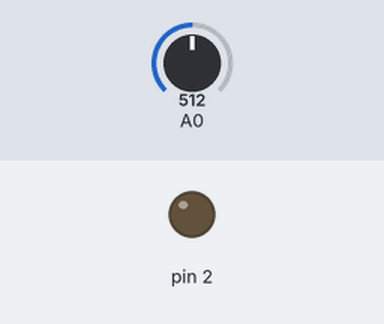
A sketch run on a simulated Arduino Uno, built with avr-gcc and run on an emulated ATmega328P. Parts: output pins drawn as LEDs (lit = HIGH). Inputs (shaded band) come from the test bench; at power-on: A0 = 512.

Above: at 1.2 s.
1.3 s: A0 set to 268
2.8 s: A0 set to 244
At 3.2 s:
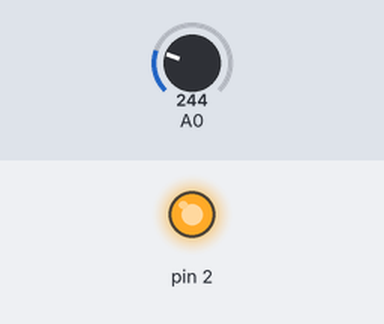
4.3 s: A0 set to 266
At 5.5 s:
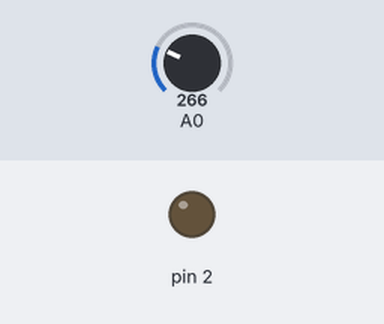
5.8 s: A0 set to 246
At 6.7 s:
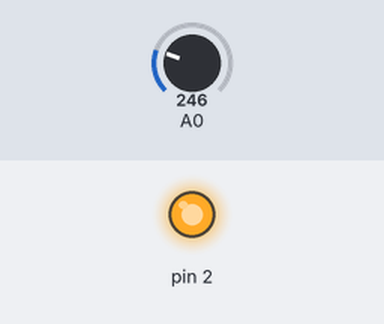
Timing chart, 0 to 8.3 s (numbered marks = the images above; inputs shaded):
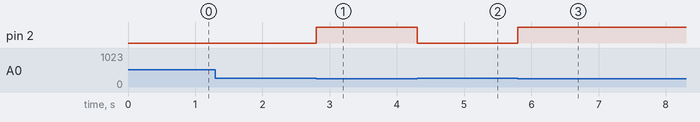

The sketch:

2ndarduino.ino
```cpp
void setup()
{
  Serial.begin(9600);
  pinMode(A0,INPUT);
  pinMode(2,OUTPUT);

}

void loop()
{
  checkLight();
}

void checkLight()
{
  int p = analogRead(A0);

  if(p<256)
  {
    digitalWrite(2,HIGH);
  }
  else
  {
    digitalWrite(2,LOW);
  }
}
```

Measured:
- the behaviour switches between 256 and 255 on A0 (found by bisection; images 0 and 1)
- after the input at 1.3 s, every drawn part: stays the same
- after the input at 2.8 s, pin 2: LOW → HIGH at once
- after the input at 4.3 s, pin 2: HIGH → LOW at once
- after the input at 5.8 s, pin 2: LOW → HIGH at once
